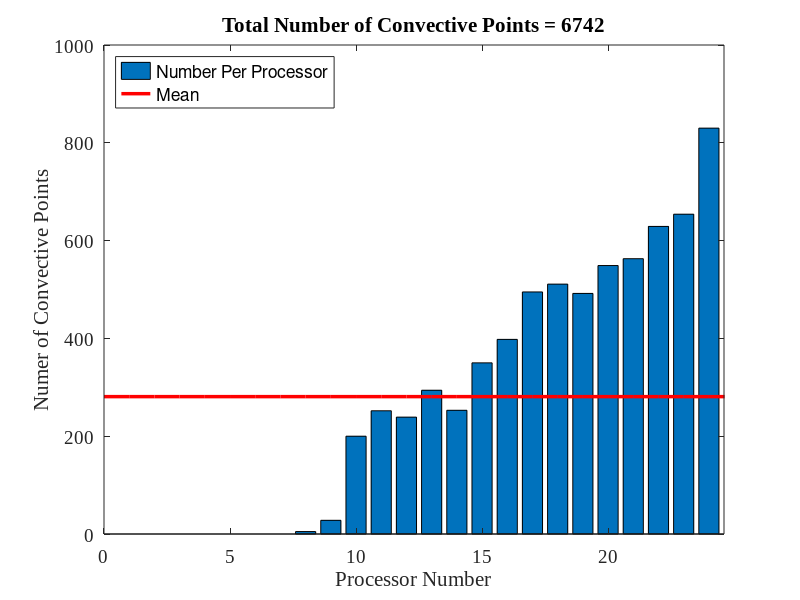

MATLAB code for this plot:
close all
clear
clc

i = 1;

proc(i) =   0; i = i +1;
proc(i) =   0; i = i +1;
proc(i) =   0; i = i +1;
proc(i) =   0; i = i +1;
proc(i) =   0; i = i +1;
proc(i) =   0; i = i +1;
proc(i) =   0; i = i +1;
proc(i) =   5; i = i +1;
proc(i) =  28; i = i +1;
proc(i) = 200; i = i +1;
proc(i) = 252; i = i +1;
proc(i) = 239; i = i +1;
proc(i) = 294; i = i +1;
proc(i) = 253; i = i +1;
proc(i) = 350; i = i +1;
proc(i) = 398; i = i +1;
proc(i) = 495; i = i +1;
proc(i) = 511; i = i +1;
proc(i) = 492; i = i +1;
proc(i) = 549; i = i +1;
proc(i) = 563; i = i +1;
proc(i) = 629; i = i +1;
proc(i) = 654; i = i +1;
proc(i) = 830; 


mean_per_proc = sum(proc)/(length(proc)-0);

mean_per_proc_vec = mean_per_proc*ones(1,26);

bar(proc)

hold on
plot(0:25,mean_per_proc_vec,'r','LineWidth',2.5)
xlim([0 24.6])

fontsize = 14;

xlabel('Processor Number','FontSize',fontsize,'FontName','TimesNewRoman')
ylabel('Numer of Convective Points','FontSize',fontsize,'FontName','TimesNewRoman')
title('Total Number of Convective Points = 6742','FontSize',fontsize,'FontName','TimesNewRoman')
legend('Number Per Processor','Mean','Location','NorthWest')

set(gca,'FontSize',fontsize,'FontName','TimesNewRoman')

saveas(gcf,'processor_dist.eps','psc2')